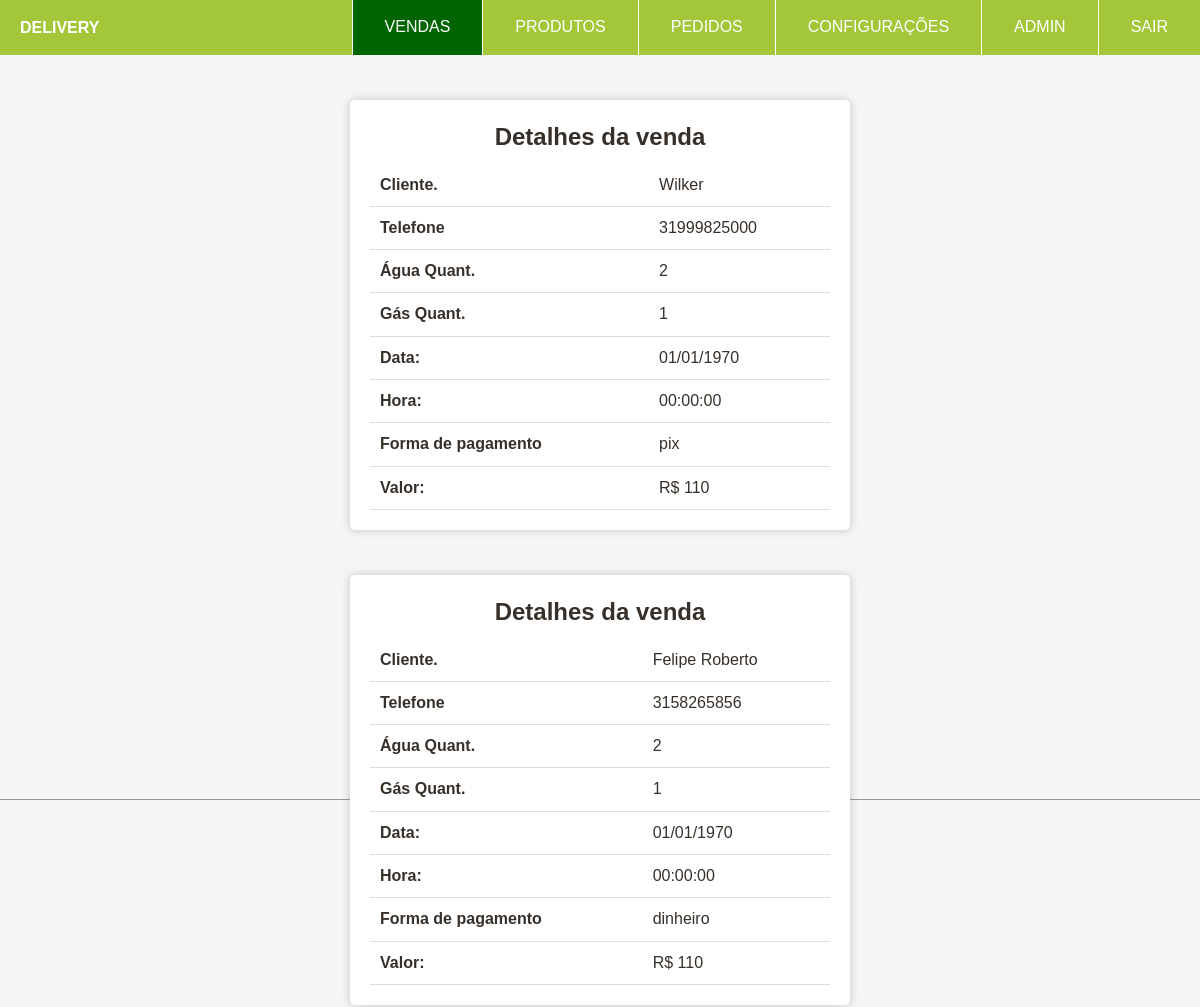
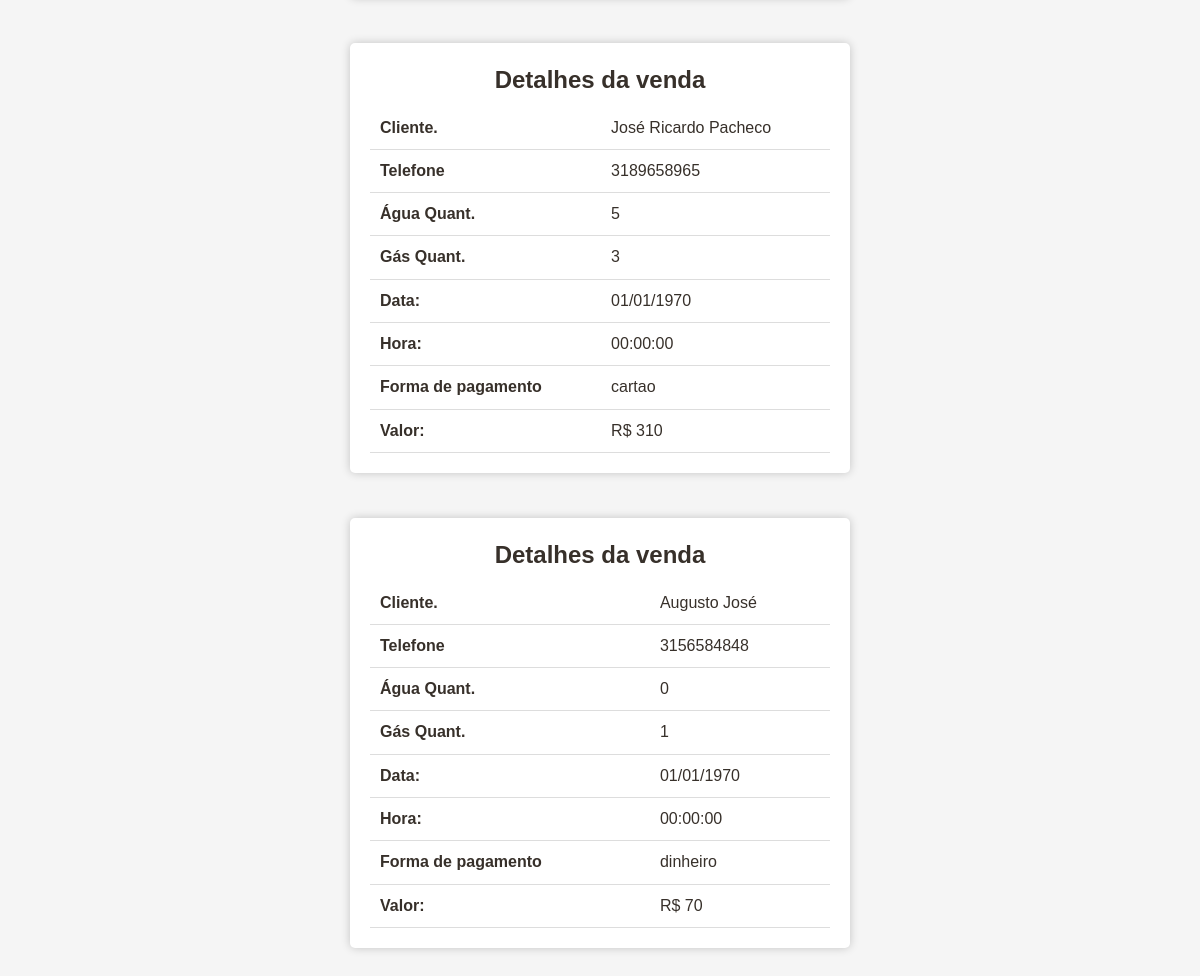
Screenshot of /index.php (signed in) with the database file from the repository (2 pictures, top to bottom).
### tables this page shows
CREATE TABLE IF NOT EXISTS `pedidos` (
  `id` int NOT NULL AUTO_INCREMENT,
  `nome_cliente` varchar(255) NOT NULL,
  `id_cliente` varchar(255) NOT NULL,
  `telefone` varchar(255) NOT NULL,
  `endereco` varchar(255) NOT NULL,
  `quant_gas` varchar(255) NOT NULL,
  `quant_agua` varchar(255) NOT NULL,
  `forma_pagamento` varchar(255) NOT NULL,
  `status` varchar(255) NOT NULL,
  `data_hora` varchar(255) NOT NULL,
  `email_painel` varchar(255) NOT NULL,
  PRIMARY KEY (`id`)
);

### index.php (the view, shortened to what this page needs)
<?php
require_once('conn.php');
if($_SESSION['email'] == True){
  $email_cliente= $_SESSION['email'];
  $busca_email = "SELECT * FROM login WHERE email = '$email_cliente'";
  $resultado_busca = mysqli_query($conn, $busca_email);
  while($dados_usuario = mysqli_fetch_array($resultado_busca)){
$email_cliente = $dados_usuario['email'];
$tipo_cliente= $dados_usuario['tipo'];
$prod_gas = $dados_usuario['prod_gas'];
$prod_agua= $dados_usuario['prod_agua'];
  }
}else{
?>
<script type="text/javascript">
	window.location="login.php";
	</script>
<?php
}
?>
<!DOCTYPE html>
<html lang="pt">
  <head>
    <link rel="stylesheet" href="css/styles.css">
  </head>
  <body>
    <header>
      <a href="index.php" class="logo" data-scroll>DELIVERY</a>
      <nav class="nav-collapse">
        <ul>
          <li class="menu-item active"><a href="index.php" data-scroll>VENDAS</a></li>
          <li class="menu-item"><a href="produtos.php" data-scroll>PRODUTOS</a></li>
          <li class="menu-item"><a href="pedidos.php" data-scroll>PEDIDOS</a></li>
          <li class="menu-item"><a href="config.php" data-scroll>CONFIGURAÇÕES</a></li>
          <?php
          if($tipo_cliente == 2){
            ?>
          <li class="menu-item"><a href="admin.php" data-scroll>ADMIN</a></li>
          <?php
          }
          ?>
          <li class="menu-item"><a href="sair.php" data-scroll>SAIR</a></li>
        </ul>
      </nav>
    </header>
    <section id="home">
  </head>
  <body>
<?php
  $busca_pedidos = "SELECT * FROM pedidos WHERE status = 'enviado' AND email_painel = '$email_cliente'";
  $resultado_pedidos = mysqli_query($conn, $busca_pedidos);
  while($dados_pedidos = mysqli_fetch_array($resultado_pedidos)){
$nome_pedidos = $dados_pedidos['nome_cliente'];
$telefone_pedidos = $dados_pedidos['telefone'];
$quant_gas_pedidos = $dados_pedidos['quant_gas'];
$quant_agua_pedidos = $dados_pedidos['quant_agua'];
$forma_pagamento_pedidos = $dados_pedidos['forma_pagamento'];
$data_hora_pedidos = $dados_pedidos['data_hora'];
?>
    <form>
      <h1>Detalhes da venda</h1>
      <table>
      <tr>
          <td>Cliente.</td>
          <td><?php echo "$nome_pedidos";?></td>
        </tr>
        <tr>
          <td>Telefone</td>
          <td><?php echo "$telefone_pedidos";?></td>
        </tr>
        <tr>
        <tr>
          <td>Água Quant.</td>
          <td><?php echo "$quant_agua_pedidos";?></td>
        </tr>
        <tr>
          <td>Gás Quant.</td>
          <td><?php echo "$quant_gas_pedidos";?></td>
        </tr>
        <tr>
          <td>Data:</td>
          <td> <?php echo $data_brasil =date('d/m/Y', strtotime($data_hora_pedidos)) ; ?></td>
        </tr>
        <tr>
          <td>Hora:</td>
          <td><?php echo $data_brasil =date('H:i:s', strtotime($data_hora_pedidos));?> </td>
        </tr>
        <tr>
          <td>Forma de pagamento</td>
          <td><?php echo $forma_pagamento_pedidos;?> </td>
        </tr>
        <tr>
          <td>Valor:</td>
          <td>R$ <?php
          $total_gas = $prod_gas * $quant_gas_pedidos;
          $total_agua = $prod_agua * $quant_agua_pedidos;
          $total_gasto = $total_gas + $total_agua;
          echo $total_gasto ;
          ?></td>
        </tr>
      </table>
    </form>
<br>
<br>
    <?php
    }
?>
  </body>
</html>
  </body>
</html>

### css/styles.css (style rules this page uses)
body, div, h1, h2, h3, h4, h5, h6, p, blockquote, pre, dl, dt, dd, ol, ul, li, hr, fieldset, form, label, legend, th, td, article, aside, figure, footer, header, hgroup, menu, nav, section, summary, hgroup { margin: 0; padding: 0; border: 0; }
body { font-family: sans-serif; }
.nav-collapse ul { margin: 0; padding: 0; width: 100%; display: block; list-style: none; }
.nav-collapse li { width: 100%; display: block; }
.js .nav-collapse { clip: rect(0 0 0 0); max-height: 0; position: absolute; display: block; overflow: hidden; zoom: 1; }
@media screen and (min-width: 40em) { .js .nav-collapse { position: relative; } }
@media screen and (min-width: 40em) { .js .nav-collapse.closed { max-height: none; } }
body { -webkit-text-size-adjust: 100%; -ms-text-size-adjust: 100%; text-size-adjust: 100%; color: #37302a; background: #fff; font: normal 100%/1.4 sans-serif; }
section { border-bottom: 1px solid #999; text-align: center; padding: 100px 0 0; height: 800px; width: 100%; }
h1 { margin-bottom: .5em; }
header { background: #a4c639; position: fixed; z-index: 3; width: 100%; left: 0; top: 0; }
.logo { -webkit-tap-highlight-color: rgba(0,0,0,0); text-decoration: none; font-weight: bold; line-height: 55px; padding: 0 20px; color: #fff; float: left; }
.nav-collapse, .nav-collapse * { -webkit-box-sizing: border-box; -moz-box-sizing: border-box; box-sizing: border-box; }
.nav-collapse, .nav-collapse ul { list-style: none; width: 100%; float: left; }
@media screen and (min-width: 40em) { .nav-collapse { float: right; width: auto; } }
.nav-collapse li { float: left; width: 100%; }
@media screen and (min-width: 40em) { .nav-collapse li { width: auto; } }
.nav-collapse a { -webkit-tap-highlight-color: rgba(0,0,0,0); border-top: 1px solid white; text-decoration: none; background: #a4c639; padding: 0.7em 1em; color: #fff; width: 100%; float: left; }
.nav-collapse a:active, .nav-collapse .active a { background: #006400; }
@media screen and (min-width: 40em) { .nav-collapse a { border-left: 1px solid white; padding: 1.02em 2em; text-align: center; border-top: 0; float: left; margin: 0; } }

### index.php (style rules this page uses)
* { margin: 0; padding: 0; box-sizing: border-box; }
body { font-family: Arial, sans-serif; background-color: #f5f5f5; }
form { background-color: #fff; padding: 20px; border-radius: 5px; box-shadow: 0px 0px 10px rgba(0, 0, 0, 0.2); max-width: 500px; margin: 0 auto; }
h1 { margin-bottom: 10px; }
table { width: 100%; margin-top: 10px; border-collapse: collapse; }
th, td { padding: 10px; text-align: left; border-bottom: 1px solid #ddd; }
td:first-child { font-weight: bold; }

### rows the page displays
pedidos: nome_cliente "Wilker", telefone "31999825000", quant_agua "2", quant_gas "1", data_hora "01/01/1970", data_hora "00:00:00", forma_pagamento "pix"
pedidos: nome_cliente "Felipe Roberto", telefone "3158265856", quant_agua "2", quant_gas "1", data_hora "01/01/1970", data_hora "00:00:00", forma_pagamento "dinheiro"
pedidos: nome_cliente "José Ricardo Pacheco", telefone "3189658965", quant_agua "5", quant_gas "3", data_hora "01/01/1970", data_hora "00:00:00", forma_pagamento "cartao"
pedidos: nome_cliente "Augusto José", telefone "3156584848", quant_agua "0", quant_gas "1", data_hora "01/01/1970", data_hora "00:00:00", forma_pagamento "dinheiro"

### other values shown
$total_gasto "110"
$total_gasto "310"
$total_gasto "70"
